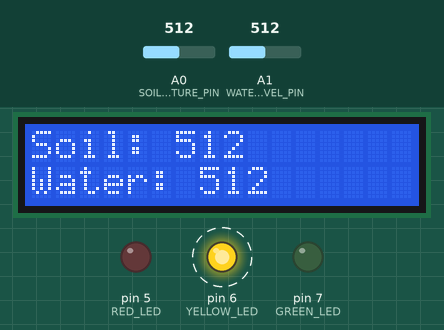
A sketch run on a simulated Arduino Uno, built with avr-gcc and run on an emulated ATmega328P. On the bench: 16×2 character LCD, output pins drawn as LEDs (lit = HIGH). Dashed ring = blinking. The inputs (shaded band) are chosen by the test bench; at power-on: A0 (SOIL_MOISTURE_PIN) = 512, A1 (WATER_LEVEL_PIN) = 512. What the sketch prints to the serial monitor is not drawn.

Above: at 2.46 s.
3.5 s: A0 (SOIL_MOISTURE_PIN) set to 587
At 5.1 s:
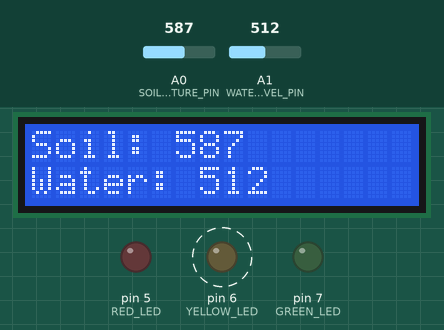
5.7 s: A0 (SOIL_MOISTURE_PIN) set to 607
At 6.1 s:
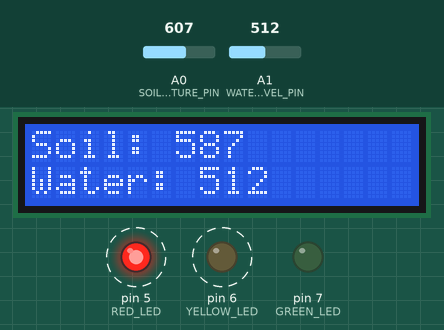
8.7 s: A1 (WATER_LEVEL_PIN) set to 110
At 10.16 s:
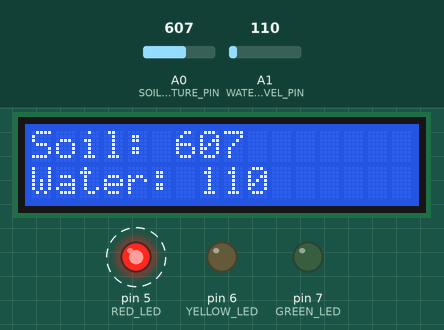
10.7 s: A1 (WATER_LEVEL_PIN) set to 92
At 11.67 s:
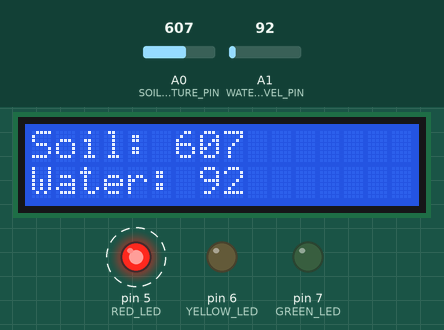
12.7 s: A1 (WATER_LEVEL_PIN) set to 122
At 13.69 s:
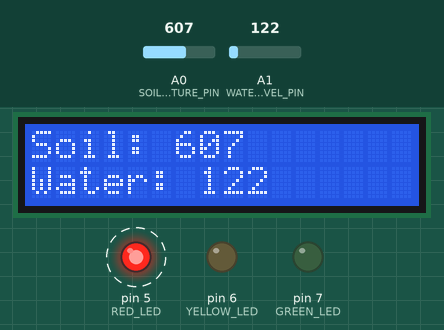
14.7 s: A0 (SOIL_MOISTURE_PIN) set to 390
At 16.0 s:
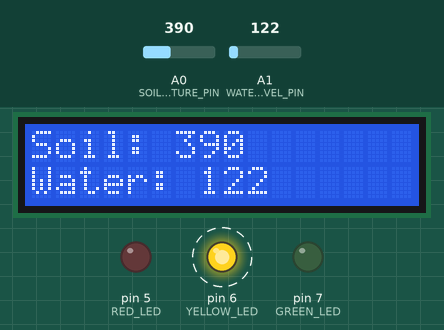
Timing chart, 0 to 18.1 s (numbered marks = the images above; inputs shaded):
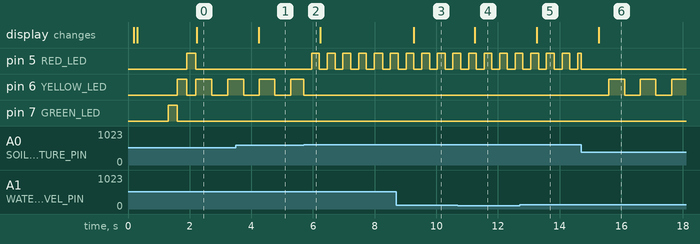

The sketch:

_ENG_Code.ino
```cpp
#include <Wire.h>
#include <LiquidCrystal_I2C.h>

// Pin definitions
#define SOIL_MOISTURE_PIN A0
#define WATER_LEVEL_PIN   A1
#define GREEN_LED         7
#define YELLOW_LED        6
#define RED_LED           5

// Moisture thresholds (adjust as needed)
#define DRY_THRESHOLD     600    // Soil is too dry
#define NORMAL_THRESHOLD  400    // Soil is within normal range
#define WET_THRESHOLD     200    // Soil is very wet

// Try I2C address 0x27 or 0x3F if yours differs
LiquidCrystal_I2C lcd(0x27, 16, 2);  // Changed from 0x26 to 0x27

// Animation variables
unsigned long previousMillis = 0;
int ledState       = LOW;
int currentSpeed   = 1000;
int activeLed      = GREEN_LED;

void setup() {
  Serial.begin(115200);

  // Extra delay for I2C devices to stabilize
  delay(100);

  // Initialize I2C
  Wire.begin();

  // Scan for any I2C devices at startup
  scanI2CDevices();

  // Attempt LCD initialization with retries
  bool lcdInitialized = false;
  for (int i = 0; i < 3; i++) {
    lcd.init();
    delay(100);
    lcd.backlight();
    lcd.clear();
    lcd.setCursor(0, 0);
    lcd.print("Initializing...");
    delay(1000);
    lcdInitialized = true;
    break;
  }

  if (!lcdInitialized) {
    Serial.println("LCD initialization failed!");
  }

  // Configure LED pins as outputs
  pinMode(GREEN_LED, OUTPUT);
  pinMode(YELLOW_LED, OUTPUT);
  pinMode(RED_LED, OUTPUT);

  // LED test sequence at startup
  digitalWrite(GREEN_LED, HIGH);
  delay(300);
  digitalWrite(GREEN_LED, LOW);
  digitalWrite(YELLOW_LED, HIGH);
  delay(300);
  digitalWrite(YELLOW_LED, LOW);
  digitalWrite(RED_LED, HIGH);
  delay(300);
  digitalWrite(RED_LED, LOW);
}

void loop() {
  // Read sensor values
  int soilMoisture = analogRead(SOIL_MOISTURE_PIN);
  int waterLevel   = analogRead(WATER_LEVEL_PIN);

  // Output readings to Serial Monitor
  Serial.print("Soil Moisture: ");
  Serial.print(soilMoisture);
  Serial.print(" | Water Level: ");
  Serial.println(waterLevel);

  // Determine moisture status
  int newLed   = GREEN_LED;
  int newSpeed = 1000; // Slow blink by default

  if (soilMoisture > DRY_THRESHOLD) {
    newLed   = RED_LED;
    newSpeed = 250;    // Fast blink for too dry
    Serial.println("Status: TOO DRY!");
  } else if (soilMoisture < WET_THRESHOLD) {
    newLed   = RED_LED;
    newSpeed = 250;    // Fast blink for too wet
    Serial.println("Status: TOO WET!");
  } else if (soilMoisture > NORMAL_THRESHOLD && soilMoisture <= DRY_THRESHOLD) {
    newLed   = YELLOW_LED;
    newSpeed = 500;    // Medium blink for slightly dry
    Serial.println("Status: SLIGHTLY DRY");
  } else if (soilMoisture >= WET_THRESHOLD && soilMoisture < NORMAL_THRESHOLD) {
    newLed   = YELLOW_LED;
    newSpeed = 500;    // Medium blink for slightly wet
    Serial.println("Status: SLIGHTLY WET");
  } else {
    Serial.println("Status: NORMAL");
  }

  // Update LED animation state
  updateLedState(newLed, newSpeed);

  // Refresh LCD display
  updateDisplay(soilMoisture, waterLevel);

  delay(10); // Small delay for stability
}

void updateLedState(int newLed, int newSpeed) {
  // If LED or speed changed, reset all LEDs
  if (newLed != activeLed || newSpeed != currentSpeed) {
    digitalWrite(GREEN_LED, LOW);
    digitalWrite(YELLOW_LED, LOW);
    digitalWrite(RED_LED, LOW);

    activeLed    = newLed;
    currentSpeed = newSpeed;
  }

  // Blink animation based on currentSpeed
  unsigned long currentMillis = millis();
  if (currentMillis - previousMillis >= currentSpeed) {
    previousMillis = currentMillis;
    ledState       = !ledState;
    digitalWrite(activeLed, ledState);
  }
}

void updateDisplay(int soil, int water) {
  static unsigned long lastUpdate = 0;

  // Update display once per second
  if (millis() - lastUpdate >= 1000) {
    lastUpdate = millis();

    lcd.clear();  // Prevent overlapping text

    // First line: soil moisture
    lcd.setCursor(0, 0);
    lcd.print("Soil: ");
    lcd.print(soil);

    // Second line: water level
    lcd.setCursor(0, 1);
    lcd.print("Water: ");
    lcd.print(water);
  }
}

// Scans I2C bus and reports found devices
void scanI2CDevices() {
  byte error, address;
  int nDevices = 0;

  Serial.println("Scanning I2C bus...");

  for (address = 1; address < 127; address++) {
    Wire.beginTransmission(address);
    error = Wire.endTransmission();

    if (error == 0) {
      Serial.print("I2C device found at address 0x");
      if (address < 16) Serial.print("0");
      Serial.print(address, HEX);
      Serial.println("!");
      nDevices++;
    }
  }

  if (nDevices == 0) {
    Serial.println("No I2C devices found");
  } else {
    Serial.println("I2C scan completed");
  }
}
```

Measured:
- the behaviour switches between 600 and 601 on A0 (SOIL_MOISTURE_PIN) (found by bisection; images 1 and 2)
- after the input at 3.5 s, the display: changes after 0.73 s (image 1)
- after the input at 5.7 s, pin 5 (RED_LED): alternates HIGH for 0.25 s and LOW for 0.25 s, starting after 0.26 s
- after the input at 8.7 s, the display: changes after 0.57 s (image 3)
- after the input at 10.7 s, the display: changes after 0.55 s (image 4)
- after the input at 12.7 s, the display: changes after 0.56 s (image 5)
- after the input at 14.7 s, pin 6 (YELLOW_LED): alternates HIGH for 0.51 s and LOW for 0.51 s, starting after 0.90 s; the display: changes after 0.57 s (image 6)
